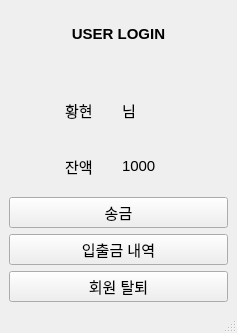
<?xml version="1.0" encoding="UTF-8"?>
<ui version="4.0">
 <class>UserWindow</class>
 <widget class="QMainWindow" name="UserWindow">
  <property name="geometry">
   <rect>
    <x>0</x>
    <y>0</y>
    <width>237</width>
    <height>333</height>
   </rect>
  </property>
  <property name="windowTitle">
   <string>MainWindow</string>
  </property>
  <widget class="QWidget" name="centralwidget">
   <layout class="QVBoxLayout" name="verticalLayout">
    <item>
     <layout class="QGridLayout" name="gridLayout">
      <item row="3" column="1">
       <widget class="QLabel" name="label_4">
        <property name="font">
         <font>
          <pointsize>11</pointsize>
         </font>
        </property>
        <property name="text">
         <string>잔액</string>
        </property>
       </widget>
      </item>
      <item row="2" column="1">
       <widget class="QLabel" name="label_2">
        <property name="font">
         <font>
          <pointsize>11</pointsize>
         </font>
        </property>
        <property name="text">
         <string>황현</string>
        </property>
       </widget>
      </item>
      <item row="3" column="2">
       <widget class="QLabel" name="label_5">
        <property name="font">
         <font>
          <pointsize>11</pointsize>
         </font>
        </property>
        <property name="text">
         <string>1000</string>
        </property>
       </widget>
      </item>
      <item row="4" column="0" colspan="4">
       <widget class="QPushButton" name="pushButton">
        <property name="font">
         <font>
          <pointsize>11</pointsize>
         </font>
        </property>
        <property name="text">
         <string>송금</string>
        </property>
       </widget>
      </item>
      <item row="5" column="0" colspan="4">
       <widget class="QPushButton" name="pushButton_2">
        <property name="font">
         <font>
          <pointsize>11</pointsize>
         </font>
        </property>
        <property name="text">
         <string>입출금 내역</string>
        </property>
       </widget>
      </item>
      <item row="6" column="0" colspan="4">
       <widget class="QPushButton" name="pushButton_3">
        <property name="font">
         <font>
          <pointsize>11</pointsize>
         </font>
        </property>
        <property name="text">
         <string>회원 탈퇴</string>
        </property>
       </widget>
      </item>
      <item row="1" column="0" colspan="4">
       <spacer name="horizontalSpacer">
        <property name="orientation">
         <enum>Qt::Orientation::Horizontal</enum>
        </property>
        <property name="sizeHint" stdset="0">
         <size>
          <width>40</width>
          <height>20</height>
         </size>
        </property>
       </spacer>
      </item>
      <item row="0" column="0" colspan="4">
       <widget class="QLabel" name="label">
        <property name="font">
         <font>
          <pointsize>11</pointsize>
          <bold>true</bold>
         </font>
        </property>
        <property name="text">
         <string>USER LOGIN</string>
        </property>
        <property name="alignment">
         <set>Qt::AlignmentFlag::AlignCenter</set>
        </property>
       </widget>
      </item>
      <item row="2" column="2">
       <widget class="QLabel" name="label_3">
        <property name="font">
         <font>
          <pointsize>11</pointsize>
         </font>
        </property>
        <property name="text">
         <string>님</string>
        </property>
       </widget>
      </item>
     </layout>
    </item>
   </layout>
  </widget>
  <widget class="QMenuBar" name="menubar">
   <property name="geometry">
    <rect>
     <x>0</x>
     <y>0</y>
     <width>237</width>
     <height>22</height>
    </rect>
   </property>
  </widget>
  <widget class="QStatusBar" name="statusbar"/>
 </widget>
 <resources/>
 <connections/>
</ui>
